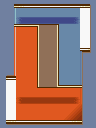

Tiled map render using the project's own tile images. Description and the whole map definition, tile-layer contents included, below:
An orthogonal 12x16 tile map with 8x8 px tiles, 1 tile layer (Tile Layer 1).

<map version="1.4" tiledversion="2020.12.18" orientation="orthogonal" renderorder="right-down" width="12" height="16" tilewidth="8" tileheight="8" infinite="0" nextlayerid="2" nextobjectid="1">
 <tileset firstgid="1" name="menuTiles" tilewidth="8" tileheight="8" tilecount="512" columns="32">
  <image source="../menuTiles.png" trans="ff0000" width="256" height="128" />
 </tileset>
 <layer id="1" name="Tile Layer 1" width="12" height="16">
  <data encoding="csv">
1,98,99,4,4,4,4,4,4,4,5,6,
1,7,10,10,10,10,10,10,10,10,15,144,
1,7,44,45,45,45,45,45,45,46,15,144,
1,217,218,218,219,92,92,93,10,10,15,144,
1,135,138,138,222,95,95,96,10,10,15,144,
1,135,138,138,222,95,95,96,10,10,15,144,
1,135,138,138,222,95,95,96,10,10,109,34,
1,135,138,138,222,95,95,96,10,10,11,1,
1,135,138,138,222,95,95,96,10,10,11,1,
1073741851,1073742078,138,138,222,95,95,96,10,10,11,1,
140,143,138,138,255,1073741916,1073741916,3221225563,1073741914,1073741914,97,1,
140,143,138,138,138,138,138,138,138,138,139,1,
140,143,172,173,173,173,173,173,173,174,139,1,
140,143,138,138,138,138,138,138,138,181,182,1,
140,143,138,138,138,138,138,138,181,183,184,1,
155,156,157,157,157,157,157,157,157,161,162,1
</data>
 </layer>
</map>
